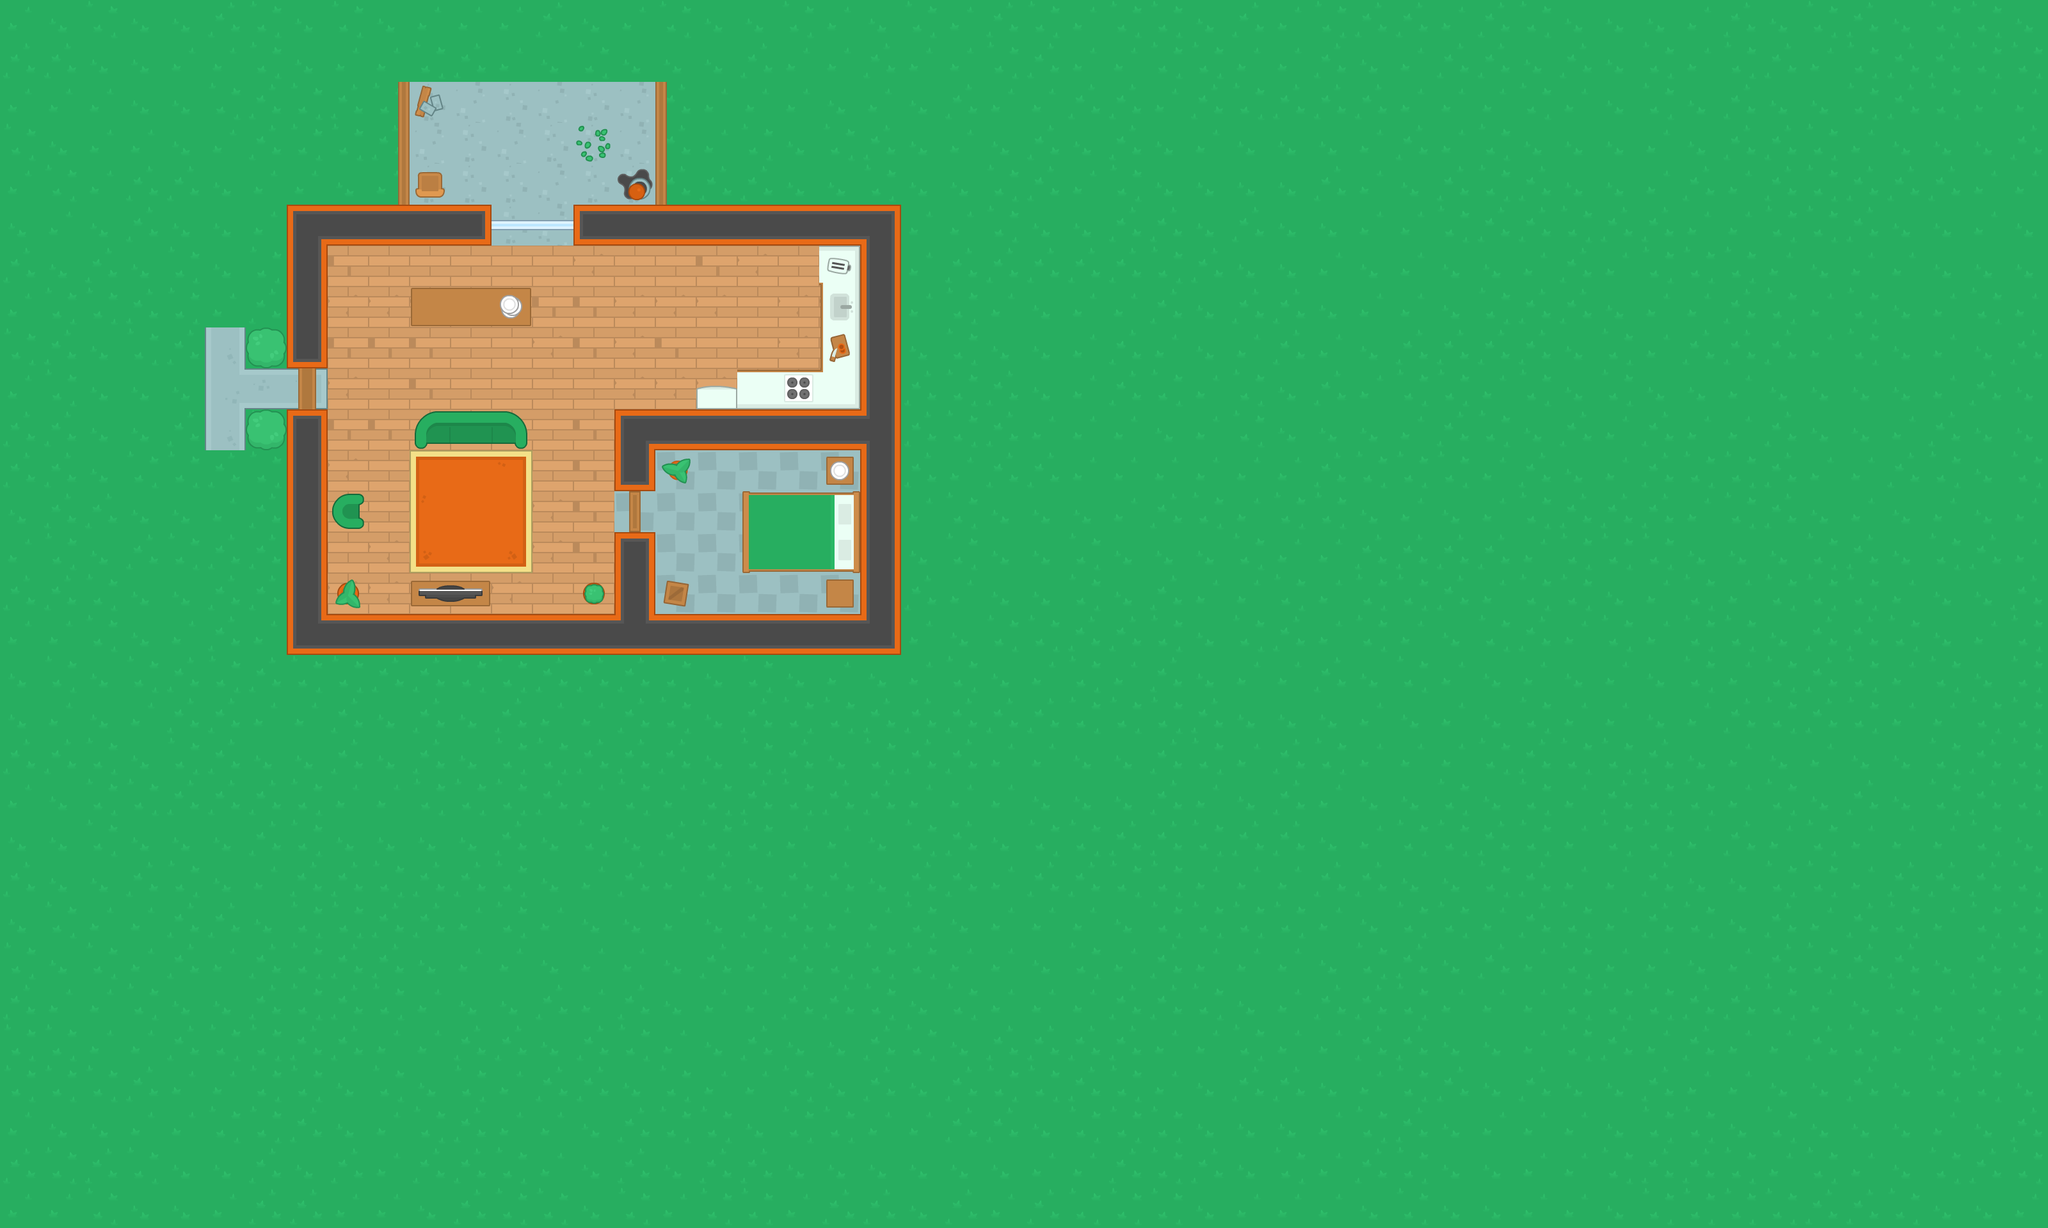

This game map was drawn from its Tiled (.tmx) file and the tilesets committed beside it. A one-line description and the trimmed map source follow:
An orthogonal 50x30 tile map with 64x64 px tiles, 4 tile layers (ground, walls, items, deco) and 28 objects (26x Wall, Player, Door).

<map version="1.0" orientation="orthogonal" renderorder="right-down" width="50" height="30" tilewidth="64" tileheight="64" nextobjectid="39">
 <tileset firstgid="1" name="spritesheet_tiles" tilewidth="64" tileheight="64" spacing="10" tilecount="540" columns="27">
  <image source="../images/spritesheet_tiles.png" width="1988" height="1470" />
 </tileset>
 <layer name="ground" width="50" height="30">
  <data>[1500 cells, 1500 non-empty, 23 distinct tile ids]</data>
 </layer>
 <layer name="walls" width="50" height="30">
  <data>[1500 cells, 64 non-empty, 14 distinct tile ids]</data>
 </layer>
 <layer name="items" width="50" height="30">
  <data>[1500 cells, 31 non-empty, 26 distinct tile ids]</data>
 </layer>
 <layer name="deco" width="50" height="30">
  <data>[1500 cells, 11 non-empty, 11 distinct tile ids]</data>
 </layer>
 <objectgroup name="Objects1">
  <object id="1" name="Player" x="128" y="320" width="64" height="64" />
  <object id="2" name="Wall" x="448" y="320" width="320" height="64" />
  <object id="3" name="Wall" x="448" y="960" width="960" height="64" />
  <object id="4" name="Wall" x="960" y="640" width="384" height="64" />
  <object id="5" name="Wall" x="1344" y="384" width="64" height="576" />
  <object id="6" name="Wall" x="448" y="384" width="64" height="192" />
  <object id="7" name="Wall" x="448" y="640" width="64" height="320" />
  <object id="8" name="Wall" x="960" y="832" width="64" height="128" />
  <object id="9" name="Wall" x="960" y="704" width="64" height="64" />
  <object id="15" name="Wall" x="896" y="320" width="512" height="64" />
  <object id="16" name="Door" x="768" y="320" width="128" height="64" />
  <object id="21" name="Wall" x="640" y="448" width="192" height="64" />
  <object id="22" name="Wall" x="1152" y="768" width="192" height="128" />
  <object id="23" name="Wall" x="1152" y="576" width="128" height="32" />
  <object id="24" name="Wall" x="656" y="640" width="160" height="48" />
  <object id="25" name="Wall" x="512" y="784" width="48" height="32" />
  <object id="26" name="Wall" x="640" y="912" width="128" height="48" />
  <object id="28" name="Wall" x="910" y="909" width="35" height="35" />
  <object id="29" name="Wall" x="1088" y="608" width="64" height="32" />
  <object id="30" name="Wall" x="1040" y="720" width="32" height="32" />
  <object id="31" name="Wall" x="528" y="912" width="32" height="32" />
  <object id="32" name="Wall" x="384" y="512" width="64" height="64" />
  <object id="33" name="Wall" x="384" y="640" width="64" height="64" />
  <object id="34" name="Wall" x="656" y="272" width="32" height="48" />
  <object id="35" name="Wall" x="1024" y="912" width="48" height="48" />
  <object id="36" name="Wall" x="1296" y="896" width="48" height="48" />
  <object id="37" name="Wall" x="1296" y="704" width="48" height="48" />
  <object id="38" name="Wall" x="1280" y="384" width="16" height="256" />
 </objectgroup>
</map>
